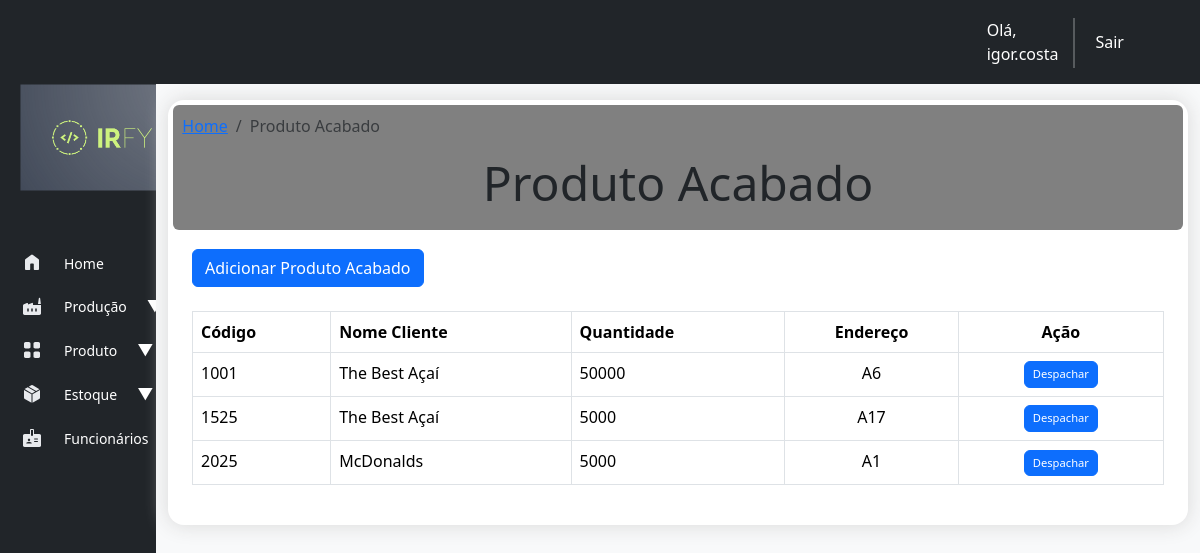
The app's page /estoque/list-produto-acabado (signed in), older data.
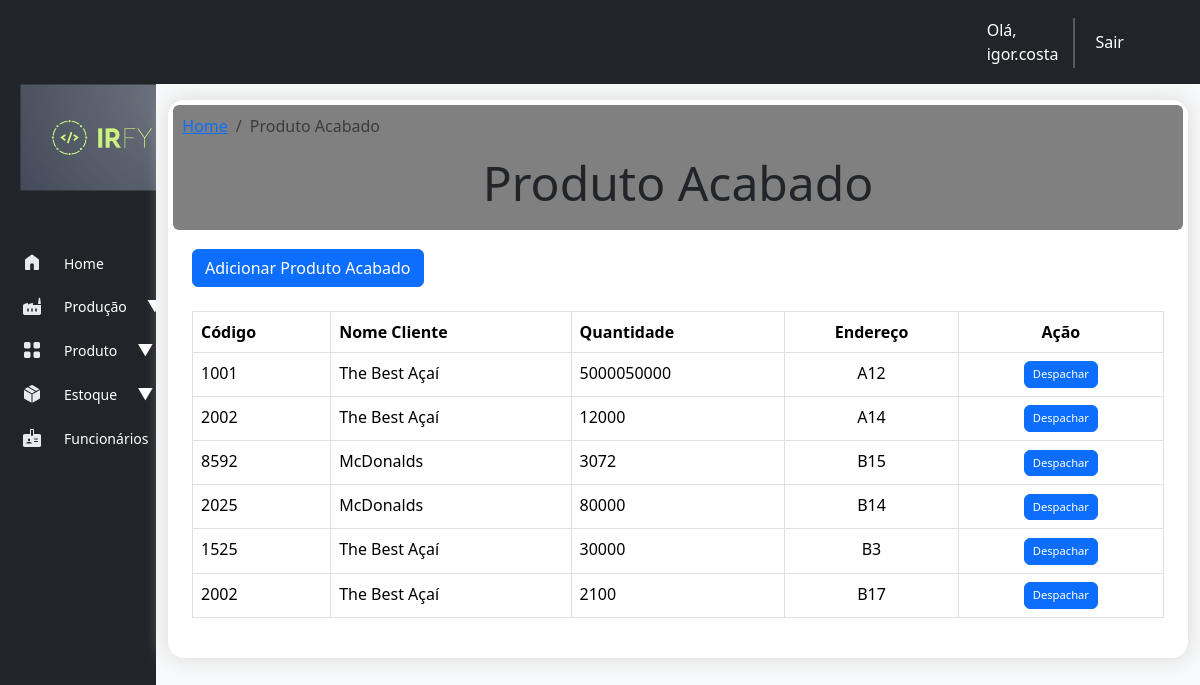
The same page, newer data.
### estoque/models.py (models this page shows, shortened)
class ProdutoAcabado(models.Model):
    produto = models.ForeignKey(Produto, on_delete=models.CASCADE)
    quantidade = models.PositiveBigIntegerField(default=0)
    data_entrada = models.DateField(auto_now_add=True)
    localizacao = models.CharField(max_length=20)
    peso_liq_caixa = models.DecimalField(max_digits=10, decimal_places=4, blank=True, null=True)
    peso_brt_caixa = models.DecimalField(max_digits=10, decimal_places=4, blank=True, null=True)
    cartucho = models.CharField(max_length=8)
    qtd_total_caixa = models.IntegerField(default=0, null=True)
    codigo_barra = models.CharField(max_length=13, blank=True, null=True)
    codigo_barra_pct = models.CharField(max_length=13, blank=True, null=True)
    class Meta:
        verbose_name_plural = "Produtos Acabados"

### cadastro/models.py (models this page shows, shortened)
class Produto(models.Model):
    cliente = models.ForeignKey(Cliente, on_delete=models.CASCADE)
    nome = models.CharField(max_length=255)
    codigo = models.CharField(max_length=50, unique=True)
    descricao = models.TextField(blank=True, null=True)
    material = models.CharField(max_length=100, null=True)
    peso = models.DecimalField(max_digits=10, decimal_places=2)
    volume = models.DecimalField(max_digits=10, decimal_places=2)
    cor = models.CharField(max_length=50, null=True)

class Cliente(models.Model):
    TIPOS_CLIENTE = [
        ('pf', 'Pessoa Física'),
        ('pj', 'Pessoa Jurídica'),
    ]
    nome_cliente = models.CharField(max_length=255)
    tipo_cliente = models.CharField(max_length=2, choices=TIPOS_CLIENTE, default='pf')
    cpf_cnpj = models.CharField(max_length=18, unique=True)
    email = models.EmailField(max_length=254)
    telefone = models.CharField(max_length=20, blank=True, null=True)
    endereco = models.TextField()
    data_cadastro = models.DateTimeField(auto_now_add=True)
    def __str__(self):
        return self.nome_cliente

### estoque/views.py (the view)
# urls.py: path('list-produto-acabado', views.list_produto_acabado, name='list-produto-acabado'),
@login_required
def list_produto_acabado(request,):
    produto_acabado = ProdutoAcabado.objects.order_by('data_entrada')
    context = {'produto_acabado': produto_acabado}
    return render(request, 'estoque_acabado/list-produto-acabado.html', context)

### estoque/templates/estoque_acabado/list-produto-acabado.html (shortened to what this page needs)
{% extends "base.html" %}
{% load static %}
{% load humanize %}
{% block header %}
<nav aria-label="breadcrumb">
  <ol class="breadcrumb">
    <li class="breadcrumb-item"><a href="{% url 'index' %}">Home</a></li>
    <li class="breadcrumb-item active" aria-current="page">Produto Acabado</li>
  </ol>
</nav>
<h2 style="text-align: center;" class="display-5">Produto Acabado</h2>
{% endblock header %}
{% block content %}
{% block buttons %}
<div class="d-grid gap-2" style="margin-top: 10px;">
  <a href="{% url 'novo_produto_acabado' %}"><button type="button" class="btn btn-primary">Adicionar Produto Acabado</button></a>
</div>
{% endblock buttons %}
<table class="table table-bordered table-hover">
  <thead>
    <tr>
      <th scope="col">Código</th>
      <th scope="col">Nome Cliente</th>
      <th scope="col">Quantidade</th>
      <th style="text-align: center;" scope="col">Endereço</th>
      <th style="text-align: center;" scope="col">Ação</th>
    </tr>
  </thead>
  <tbody class="table">
    {% for pa in produto_acabado %}
      <tr onclick="window.location.href='{% url 'produto_acabado' pa.id  %}'">
        <td scope="row">{{ pa.produto.codigo }}</td>
        <td>{{ pa.produto.cliente }}</td>
        <td>{{ pa.quantidade }}</td>
        <td style="text-align: center;">{{ pa.localizacao }}</td>
        <td style="text-align: center;"><a><button class="btn btn-primary" style="--bs-btn-padding-y: .25rem; --bs-btn-padding-x: .5rem; --bs-btn-font-size: .70rem;" data-bs-toggle="modal" data-bs-target="#exampleModal">Despachar</button></a></td>
      </tr>
    {% empty %}
      Não há pedidos.
    {% endfor %}
  </tbody>
</table>
{% endblock content %}

### templates/base.html (shortened to what this page needs)
{% load django_bootstrap5 %}
<!DOCTYPE html>
<html lang="pt-br">
<head>
  {% bootstrap_css %}
  {% load static %}
  <link rel="stylesheet" href="{% static 'style/base.css' %}">
</head>
<body>
  <nav class="navbar navbar-expand-lg bg-dark">
    <div class="container-fluid">
      <div class="d-flex">
        {% if user.is_authenticated %}
          <p class="nav-link text-white mb-0" aria-current="page" style="margin-right: -3%;">Olá, {{ user.username }}</p>
          <div class="vr text-light" style=" margin-top: 10px; width: 7px; height: 50px;"></div>
          <a class="nav-link active" aria-current="page" href="{% url 'logout' %}">Sair</a>
        {% endif %}
      </div>
    </div>
  </nav>
  <div class="container-fluid">
    <div class="row flex-nowrap">
      <div class="col-auto col-md-1 col-xl-1 bg-dark backSidebar">
        <div class="d-flex flex-column align-items-start min-vh-100">
          <div class="sidebar">
            <img class="logo-irfy rounded img-fluid" src="{% static 'core/logo-irfy2.png' %}">
            <nav class="nav flex-column">
              <a class="nav-link" href="{% url 'index' %}">
                <span class="spanIcon"><img class="sideIcon" src="{% static 'icons/home.svg' %}"></span>
                <span class="description">Home</span>
              </a>
              <a class="nav-link" href="#" data-bs-toggle="collapse" data-bs-target="#submenuProducao"
                aria-expanded="false" aria-controls="submenuProducao">
                <span class="spanIcon"><img class="sideIcon" src="{% static 'icons/factory.svg' %}"></span>
                <span class="description">Produção</span>
                <span class="arrow">▼</span>
              </a>
              <a class="nav-link" href="#" data-bs-toggle="collapse" data-bs-target="#submenuProduto"
                aria-expanded="false" aria-controls="submenuProduto">
                <span class="spanIcon"><img class="sideIcon" src="{% static 'icons/product.svg' %}"></span>
                <span class="description">Produto</span>
                <span class="arrow">▼</span>
              </a>
              <a class="nav-link" href="#" data-bs-toggle="collapse" data-bs-target="#submenuEstoque"
                aria-expanded="false" aria-controls="submenuEstoque">
                <span class="spanIcon"><img class="sideIcon" src="{% static 'icons/package.svg' %}"></span>
                <span class="description">Estoque</span>
                <span class="arrow">▼</span>
              </a>
              <a class="nav-link" href="#" data-bs-toggle="collapse" data-bs-target="#submenuFuncionarios"
                aria-expanded="false" aria-controls="submenuFuncionarios">
                <span class="spanIcon"><img class="sideIcon" src="{% static 'icons/employees.svg' %}"></span>
                <span class="description">Funcionários</span>
                <span class="arrow">▼</span>
              </a>
            </nav>
          </div>
        </div>
      </div>
      <div class="col py-3 bg-light">
        <div class="container bg-white rounded-4 p-4 " style="box-shadow: 0px 0px 20px 1px #dbdbdb;">
          <div class="card card-header-actions" style="margin: -2%; margin-bottom: 2%; height: 10%; background-color: gray; border: none; padding: 1%;">{% block header %}{% endblock header %}</div>
          <div>{% block content %} {% endblock content %}</div>
        </div>
      </div>
    </div>
  </div>
</body>
</html>

### static/style/base.css (style rules this page uses)
.backSidebar { width: 13%; padding: 0%; }
.nav-link { width: 100%; display: flex; align-items: center; gap: 20px; padding: 10px 20px; color: white; }
.description { font-size: 14px; }
.logo-irfy { width: 100%; padding: 10%; margin-bottom: 15%; margin-top: -10%; }
.sideIcon { padding: 0; margin: 0; }
.spanIcon { margin-top: -2%; }

Row changes from the older to the newer data that the page shows:
removed ProdutoAcabado: produto.codigo "1001", produto.cliente "The Best Açaí", quantidade "50000", localizacao "A6"
removed ProdutoAcabado: produto.codigo "1525", produto.cliente "The Best Açaí", quantidade "5000", localizacao "A17"
removed ProdutoAcabado: produto.codigo "2025", produto.cliente "McDonalds", quantidade "5000", localizacao "A1"
added ProdutoAcabado: produto.codigo "1001", produto.cliente "The Best Açaí", quantidade "5000050000", localizacao "A12"
added ProdutoAcabado: produto.codigo "2002", produto.cliente "The Best Açaí", quantidade "12000", localizacao "A14"
added ProdutoAcabado: produto.codigo "8592", produto.cliente "McDonalds", quantidade "3072", localizacao "B15"
added ProdutoAcabado: produto.codigo "2025", produto.cliente "McDonalds", quantidade "80000", localizacao "B14"
added ProdutoAcabado: produto.codigo "1525", produto.cliente "The Best Açaí", quantidade "30000", localizacao "B3"
added ProdutoAcabado: produto.codigo "2002", produto.cliente "The Best Açaí", quantidade "2100", localizacao "B17"
